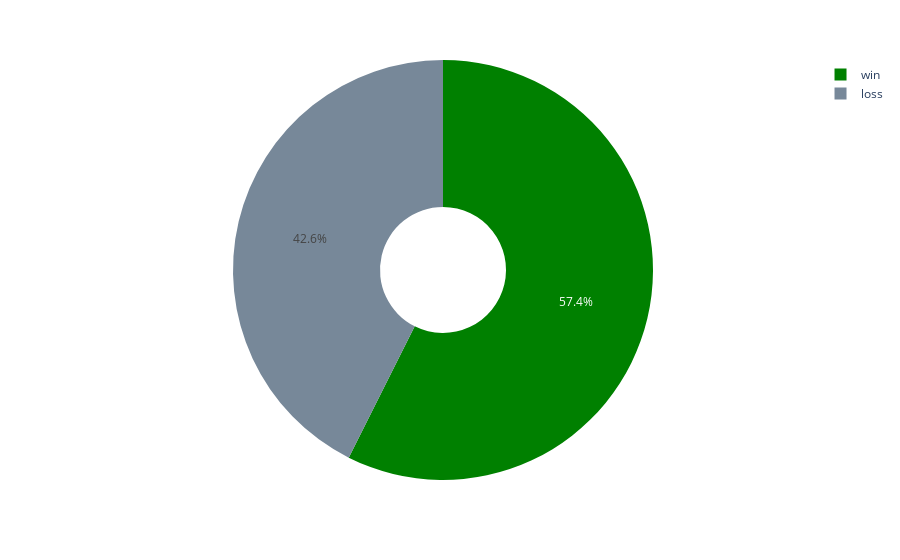

Notebook cell for this chart:
### Code cell
px.pie(
    player_win_loss_df,
    values="total_games",
    names=player_win_loss_df.index,
    template="plotly_white",
    color_discrete_sequence=['green', "lightslategrey"],
    hole=0.3
)

### Figure 1 — Plotly figure (JSON) as saved in the notebook; plotly's stock layout.template omitted (floating-point values rounded to 4 significant figures)
{"data": [{"domain": {"x": [0, 1], "y": [0, 1]}, "hole": 0.3, "hovertemplate": "result=%{label}<br>total_games=%{value}<extra></extra>", "labels": ["loss", "win"], "legendgroup": "", "name": "", "showlegend": true, "type": "pie", "values": [23, 31]}], "layout": {"legend": {"tracegroupgap": 0}, "margin": {"t": 60}, "piecolorway": ["green", "lightslategrey"]}}
